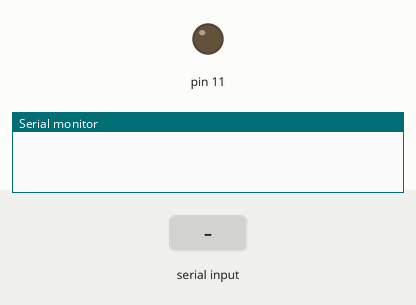
This sketch was run on a simulated Arduino Uno, built with avr-gcc and run on an emulated ATmega328P. On the bench: output pins drawn as LEDs (lit = HIGH), the last lines printed to the serial monitor. The test bench sets the inputs (shaded band).

Above: at 1.2 s.
1.3 s: "90,45\n" received over Serial
At 1.9 s:
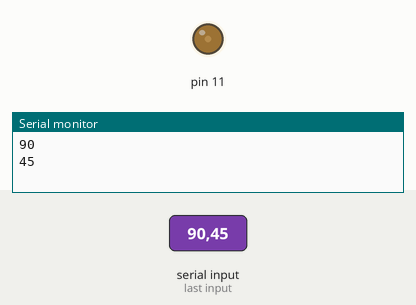
2.8 s: "30,150\n" received over Serial
At 3.1 s:
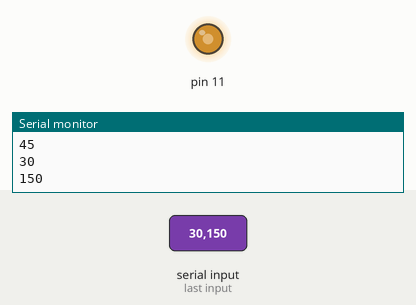
4.3 s: "200\n" received over Serial
At 5.3 s:
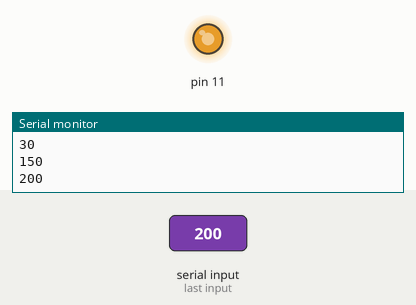
5.8 s: "90\n" received over Serial
At 6.4 s:
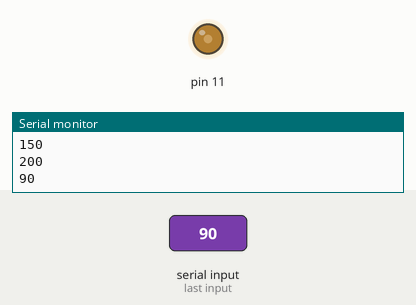
Timing chart, 0 to 8.3 s (numbered marks = the images above; inputs shaded):
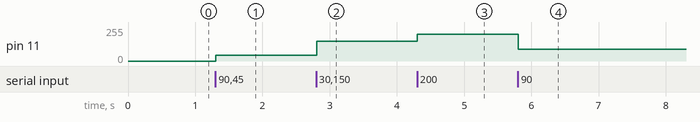

The sketch:

serial_out_two.ino
```cpp
int pushButton = 2;

void setup() {
  Serial.begin(9600);
  pinMode(pushButton, INPUT);
}

void loop() {
  if (Serial.available())  {
    int intensidad = Serial.parseInt();

    // Limpiar el buffer de remanentes como '\n' o '\r'
    while(Serial.available() > 0) {
      Serial.read();
    }
    analogWrite(11, intensidad);
    Serial.println(intensidad);
  }

}
```

Measured:
- after the input at 1.3 s, pin 11: 0/255 → 45/255 at once
- after the input at 2.8 s, pin 11: 45/255 → 150/255 at once
- after the input at 4.3 s, pin 11: 150/255 → 200/255 at once
- after the input at 5.8 s, pin 11: 200/255 → 90/255 at once
